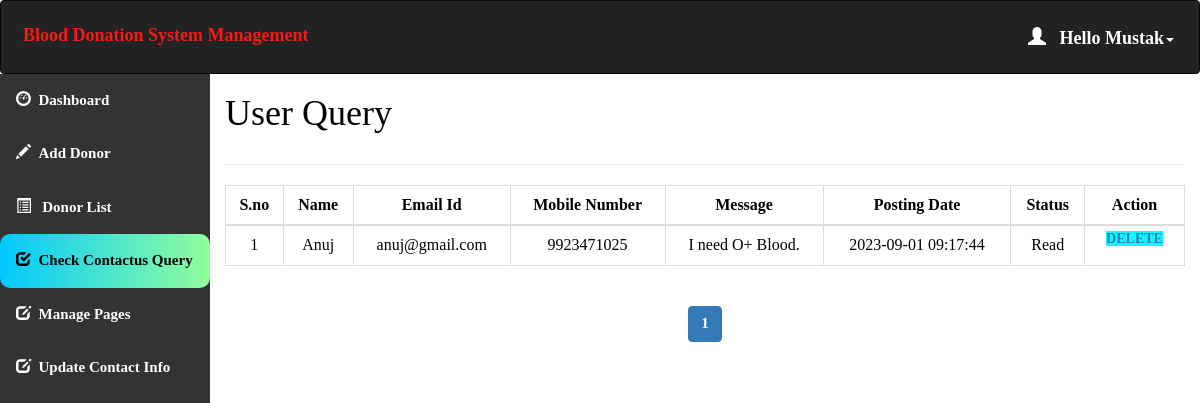
The app's page /admin/query.php (signed in), older data.
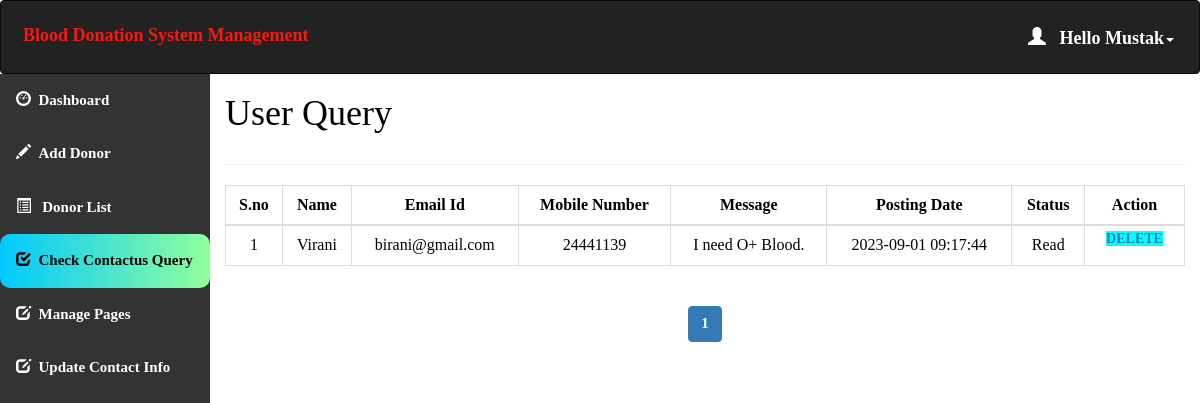
The same page, newer data.
### tables this page shows
create table contact_query(
query_id int auto_increment Not Null,
query_name varchar(100) NOT NULL,
query_mail varchar(120) NOT NULL,
query_number char(11) NOT NULL,
query_message longtext NOT NULL,
query_date timestamp NOT NULL DEFAULT CURRENT_TIMESTAMP,
query_status int(11) DEFAULT NULL,
Primary key(query_id)
);

### admin/query.php (the view, shortened to what this page needs)
<html>
<head>
  <link rel="stylesheet" href="https://maxcdn.bootstrapcdn.com/bootstrap/3.4.1/css/bootstrap.min.css">
</head>
<?php
include 'conn.php';
  if (isset($_SESSION['loggedin']) && $_SESSION['loggedin'] == true) {
  ?>
<body style="color:black">
<div id="header">
<?php include 'header.php';
?>
</div>
<div id="sidebar">
<?php $active="query"; include 'sidebar.php'; ?>
</div>
<div id="content" >
  <div class="content-wrapper">
    <div class="container-fluid">
      <div class="row">
        <div class="col-md-12 lg-12 sm-12">
          <h1 class="page-title">User Query</h1>
        </div>
      </div>
      <hr>
      <?php
        include 'conn.php';
          $limit = 10;
          if(isset($_GET['page'])){
            $page = $_GET['page'];
          }else{
            $page = 1;
          }
          $offset = ($page - 1) * $limit;
          $count=$offset+1;
        $sql= "select * from contact_query LIMIT {$offset},{$limit}";
        $result=mysqli_query($conn,$sql);
        if(mysqli_num_rows($result)>0)   {
       ?>
       <div class="table-responsive">
      <table class="table table-bordered" style="text-align:center">
          <thead style="text-align:center">
          <th style="text-align:center">S.no</th>
          <th style="text-align:center">Name</th>
          <th style="text-align:center">Email Id</th>
          <th style="text-align:center">Mobile Number</th>
          <th style="text-align:center">Message</th>
          <th style="text-align:center">Posting Date</th>
          <th style="text-align:center">Status</th>
          <th style="text-align:center">Action</th>
          </thead>
          <tbody>
            <?php
            while($row = mysqli_fetch_assoc($result)) { ?>
          <tr>
                  <td><?php echo $count++; ?></td>
                  <td><?php echo $row['query_name']; ?></td>
                  <td><?php echo $row['query_mail']; ?></td>
                  <td><?php echo $row['query_number']; ?></td>
                  <td><?php echo $row['query_message']; ?></td>
                  <td><?php echo $row['query_date']; ?></td>
                  <?php if($row['query_status']==1)
{
?><td>Read<br></td>
<?php } else {?>
<td><a href="query.php?id=<?php echo $row['query_id'];?>" onclick="clickme()"><b id="demo">Pending</b></a><br>
</td>
<?php } ?>
                    <td id="he" style="width:100px">
                    <a style="background-color:aqua" href='delete_query.php?id=<?php echo $row['query_id']; ?>'> Delete </a>
                </td>
              </tr>
            <?php } ?>
          </tbody>
      </table>
    </div>
    <?php } ?>
    <div class="table-responsive"style="text-align:center;align:center">
        <?php
        $sql1 = "SELECT * FROM contact_query";
        $result1 = mysqli_query($conn, $sql1) or die("Query Failed.");
        if(mysqli_num_rows($result1) > 0){
          $total_records = mysqli_num_rows($result1);
          $total_page = ceil($total_records / $limit);
          echo '<ul class="pagination admin-pagination">';
          for($i = 1; $i <= $total_page; $i++){
            if($i == $page){
              $active = "active";
            }else{
              $active = "";
            }
            echo '<li class="'.$active.'"><a href="query.php?page='.$i.'">'.$i.'</a></li>';
          }
          echo '</ul>';
        }
        ?>
        </div>
      </div>
    </div>
   <?php }
    ?>
</body>
</html>

### admin/header.php (shortened to what this page needs)
<!DOCTYPE html>
<html>
<head>
  <link rel="stylesheet" href="https://maxcdn.bootstrapcdn.com/bootstrap/3.4.1/css/bootstrap.min.css">
</head>
<body>
<nav class="navbar navbar-inverse">
  <div class="container-fluid">
    <div class="navbar-header">
      <a class="navbar-brand" id="qq" href="dashboard.php" style="color:#F51A14;">Blood Donation System Management</a>
    </div>
    <ul class="nav navbar-nav navbar-right">
      <li class="dropdown"><a class="dropdown-toggle" id="qw" data-toggle="dropdown" href="#" style="font-weight:bold;color:white "> <span class="glyphicon glyphicon-user"></span>&nbsp&nbsp
        <?php
        include 'conn.php';
        $username=$_SESSION['username'];
        $sql="select * from admin_info where admin_username='$username'";
        $result=mysqli_query($conn,$sql) or die("query failed.");
        $row=mysqli_fetch_assoc($result);
        echo "Hello ".$row['admin_name'];
       ?><span class="caret"></span></a>
    </li>
    </ul>
  </div>
</nav>
</body></html>

### admin/sidebar.php (shortened to what this page needs)
<!DOCTYPE html>
<html>
<head>
    <link rel="stylesheet" href="https://maxcdn.bootstrapcdn.com/bootstrap/3.4.0/css/bootstrap.min.css">
</head>
<body>
<div class="sidebar" ><b>
  <a href="dashboard.php"   <?php if($active=='dashboard') echo "class='act'"; ?>><span class="glyphicon glyphicon-dashboard"></span>&nbsp&nbspDashboard</a>
  <a href="add_donor.php"   <?php if($active=='add') echo "class='act'"; ?>><span class="glyphicon glyphicon-pencil"></span>&nbsp&nbspAdd Donor</a>
  <a href="donor_list.php"   <?php if($active=='list') echo "class='act'"; ?>><span class="glyphicon glyphicon-list-alt"></span>&nbsp&nbsp Donor List</a>
  <a href="query.php"   <?php if($active=='query') echo "class='act'"; ?>><span class="glyphicon glyphicon-check"></span>&nbsp&nbspCheck Contactus Query</a>
    <a href="pages.php"   <?php if($active=='pages') echo "class='act'"; ?>><span class="glyphicon glyphicon-edit"></span>&nbsp&nbspManage Pages</a>
  <a href="update_contact.php"   <?php if($active=='contact') echo "class='act'"; ?>><span class="glyphicon glyphicon-edit"></span>&nbsp&nbspUpdate Contact Info</a>
</div>

### admin/query.php (style rules this page uses)
#sidebar { position:relative;margin-top:-20px }
#content { position:relative;margin-left:210px }
#he { font-size: 14px; font-weight: 600; text-transform: uppercase; padding: 3px 7px; color: #fff; text-decoration: none; border-radius: 3px; text-align:center; }

### admin/header.php (style rules this page uses)
.navbar { background-color: #333333 ; padding: 10px 10px; color:#FF0404 ; }
.navbar a { float: left; color: white; text-align: center; padding: 12px; text-decoration: none; font-size: 18px; line-height: 25px; }
.navbar-brand { font-size: 25px; font-weight: bold; }
.navbar a { float: none; display: block; text-align: left; }
.navbar-right { float: none; }

### admin/sidebar.php (style rules this page uses)
body { margin: 0; font-family: 'Averia Gruesa Libre';font-size: 15px; color:#F8F9F9; }
.sidebar { margin: 0; padding: 0; width: 210px; background-color: #333333; position: fixed; height: 100%; overflow: auto; }
.sidebar a { display: block; color: white; padding: 16px; text-decoration: none; }
a.act { background: linear-gradient(to right, #00C9FF 0%, #92FE9D 100%); color: black; border-radius:10px; }

Row changes from the older to the newer data that the page shows:
changed contact_query "I need O+ Blood.": query_name "Anuj" → "Virani"; query_mail "anuj@gmail.com" → "birani@gmail.com"; query_number "9923471025" → "24441139"
